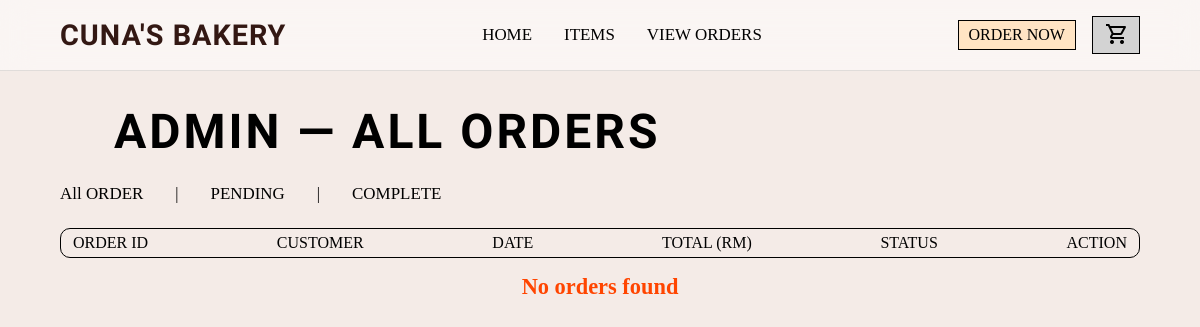
Page /admin_orders.php (signed in) on the earlier database version.
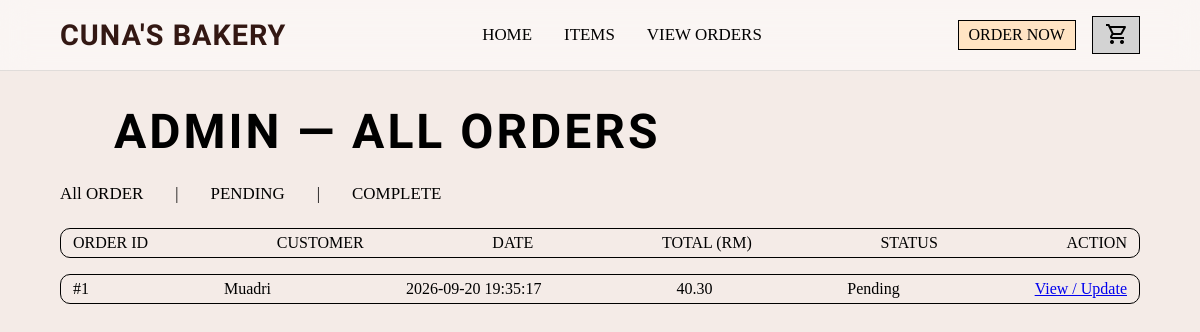
Same page on the later database version.
### tables this page shows
CREATE TABLE `orders` (
  `orderID` int(11) NOT NULL,
  `userID` int(11) NOT NULL,
  `orderDate` datetime DEFAULT current_timestamp(),
  `totalAmount` decimal(10,2) NOT NULL,
  `status` varchar(30) DEFAULT 'Pending'
);

CREATE TABLE `users` (
  `userID` int(11) NOT NULL,
  `username` varchar(50) NOT NULL,
  `password` varchar(255) NOT NULL,
  `address` varchar(255) DEFAULT NULL,
  `phone` varchar(20) NOT NULL,
  `role` varchar(10) NOT NULL
);

### admin_orders.php (the view, shortened to what this page needs)
<?php
include 'connect.php';
$filter = $_GET['status'] ?? 'all';
if ($filter === 'Pending' || $filter === 'Complete') {
    $stmt = $conn->prepare("
        SELECT orders.orderID, orders.totalAmount, orders.orderDate, orders.status, users.username
        FROM orders
        INNER JOIN users ON orders.userID = users.userID
        WHERE orders.status = ?
        ORDER BY orders.orderDate DESC
    ");
    $stmt->bind_param("s", $filter);
} else {
    $stmt = $conn->prepare("
        SELECT orders.orderID, orders.totalAmount, orders.orderDate, orders.status, users.username
        FROM orders
        INNER JOIN users ON orders.userID = users.userID
        ORDER BY orders.orderDate DESC
    ");
}
$stmt->execute();
$orders = $stmt->get_result();
?>
<!DOCTYPE html>
<html lang="en">
<head>
    <link rel="stylesheet" href="https://cdnjs.cloudflare.com/ajax/libs/font-awesome/6.0.0/css/all.min.css">
    <link rel="stylesheet" href="style.css">
</head>
<body>
    <nav>
        <div class="logo"><a href="admin.php">CUNA'S BAKERY</a></div>
        <ul class="links">
            <li><a href="admin.php">HOME</a></li>
            <li><a href="items.php">ITEMS</a></li>
            <li><a href="admin_orders.php">VIEW ORDERS</a></li>
        </ul>
        <div class="btns">
            <a href="items.php" class="order-now-btn">ORDER NOW</a>
            <a href="cart.php" class="cart-btn"><span class="material-symbols-outlined">shopping_cart</span></a>
        </div>
    </nav>
    <div class="header">
        <h1>ADMIN — ALL ORDERS</h1>
    </div>
    <div class="order">
        <ul class="links">
            <li><a href="admin_orders.php?status=all">All ORDER</a></li>|
            <li><a href="admin_orders.php?status=Pending">PENDING</a></li>|
            <li><a href="admin_orders.php?status=Complete">COMPLETE</a></li>
        </ul>
    </div>
    <div class="table">
        <p>ORDER ID</p>
        <p>CUSTOMER</p>
        <p>DATE</p>
        <p>TOTAL (RM)</p>
        <p>STATUS</p>
        <p>ACTION</p>
    </div>
    <?php if ($orders->num_rows === 0): ?>
        <div class="cart-empty">
            <p>No orders found</p>
        </div>
    <?php else: ?>
        <?php while ($o = $orders->fetch_assoc()): ?>
            <div class="order-items">
                <p>#<?= htmlspecialchars($o['orderID']) ?></p>
                <p><?= htmlspecialchars($o['username']) ?></p>
                <p><?= htmlspecialchars($o['orderDate']) ?></p>
                <p><?= number_format($o['totalAmount'], 2) ?></p>
                <p><?= htmlspecialchars($o['status']) ?></p>
                <p>
                    <a href="admin_order_details.php?orderID=<?= urlencode($o['orderID']) ?>">
                        View / Update
                    </a>
                </p>
            </div>
        <?php endwhile; ?>
    <?php endif; ?>
</body>
</html>

Differences in the rows shown:
added orders: orderID "1", userID.username "Muadri", orderDate "2026-09-20 19:35:17", totalAmount "40.30", status "Pending"
Other differences:
text no longer shown: "No orders found"
